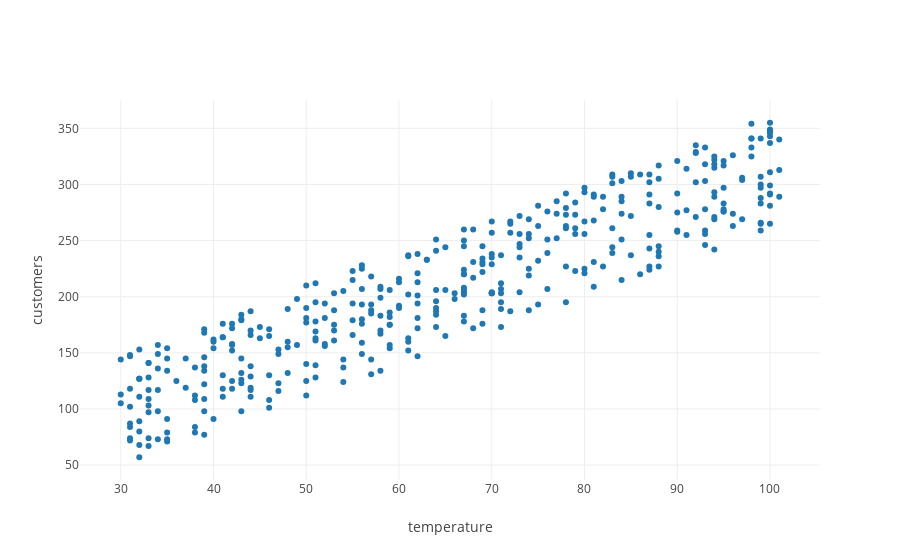

Write notebook code for a chart like this one.
### Markdown cell above
And then plotting our data.

### Code cell
layout = {'yaxis': {'title': 'customers'}, 'xaxis': {'title': 'temperature'}}
data_trace = trace_values(temperatures, noisy_customers, name = 'initial data')
plot([data_trace], layout = layout)

### Figure 1 — Plotly figure (JSON) as saved in the notebook; plotly's stock layout.template omitted (floating-point values rounded to 4 significant figures; data arrays with more than 128 entries replaced by an {"elided": "..."} marker saying what was removed)
{"data": [{"mode": "markers", "name": "initial data", "text": [], "type": "scatter", "uid": "9ddfd2e5-3b5a-4587-a45f-83dd739d25fd", "x": {"elided": "400 int values"}, "y": {"elided": "400 int values"}}], "layout": {"autosize": true, "xaxis": {"autorange": true, "range": [25.52, 105.5], "title": {"text": "temperature"}, "type": "linear"}, "yaxis": {"autorange": true, "range": [35.17, 376.8], "title": {"text": "customers"}, "type": "linear"}}}
